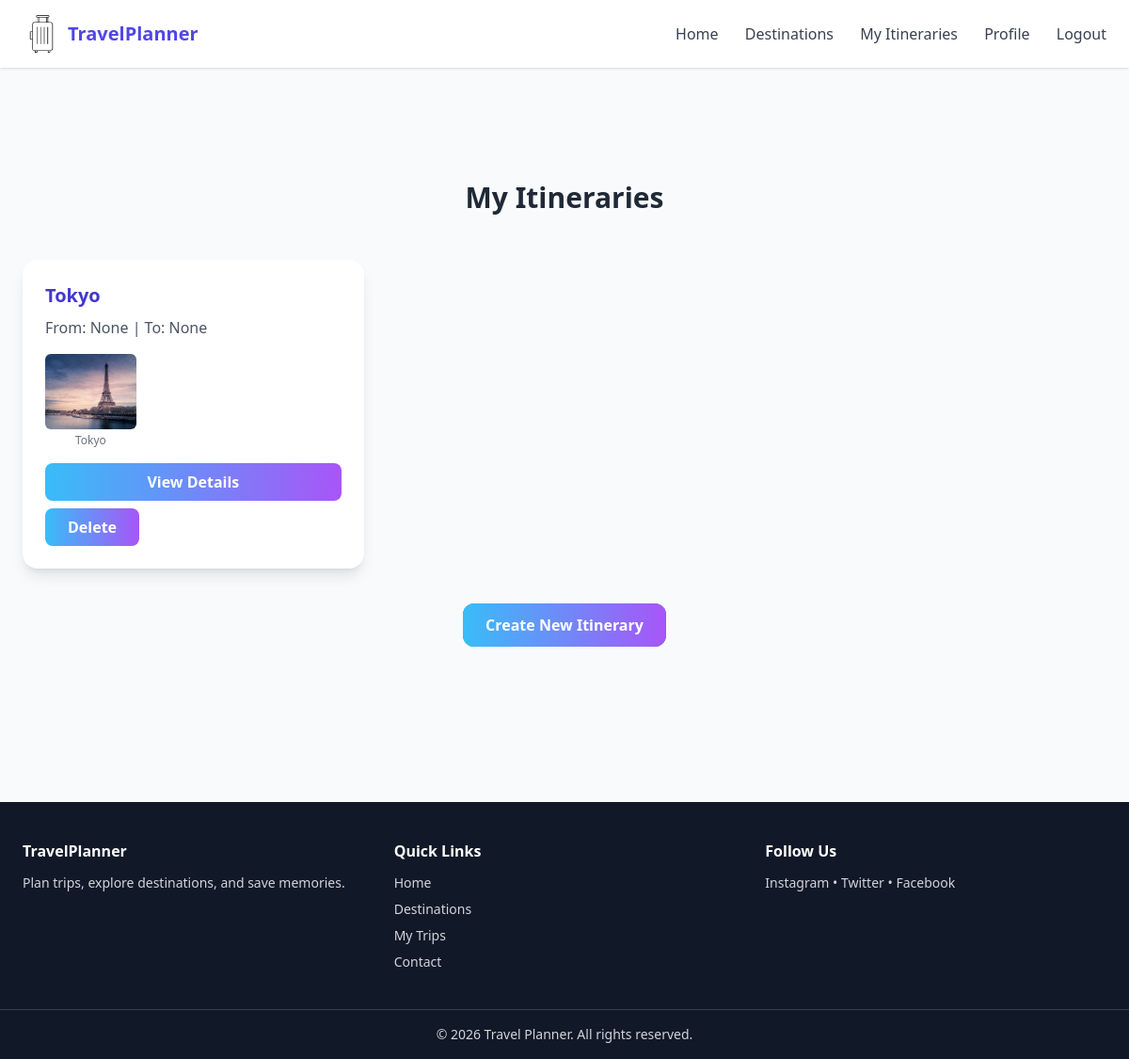
Before: /itineraries/ (signed in) with the older database file.
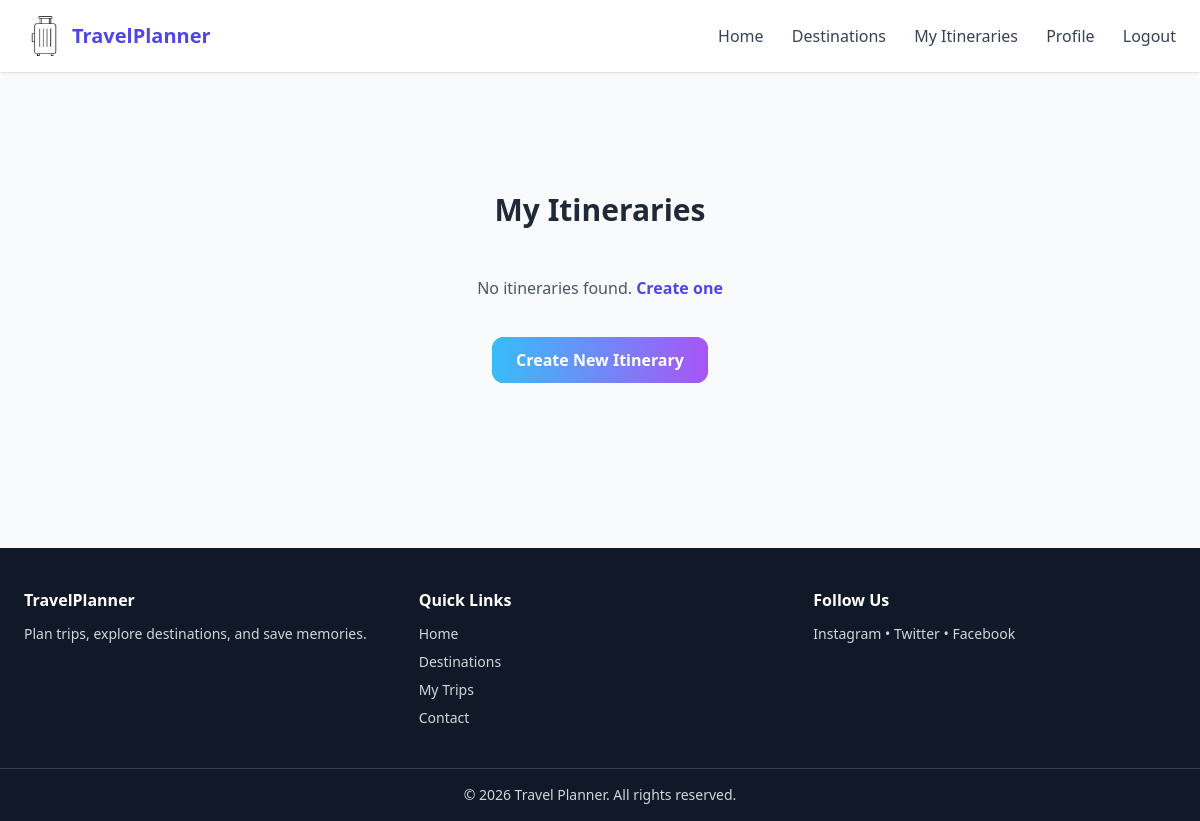
After: the same page with the newer database file.
### core/models.py (models this page shows, shortened)
class Itinerary(models.Model):
    user = models.ForeignKey(User, on_delete=models.CASCADE, related_name='itineraries')
    destinations = models.ManyToManyField('Destination', related_name='itineraries')
    name = models.CharField(max_length=100)
    start_date = models.DateField(null=True, blank=True)
    end_date = models.DateField(null=True, blank=True)
    created_at = models.DateTimeField(auto_now_add=True)

class Destination(models.Model):
    name = models.CharField(max_length=100)
    country = models.CharField(max_length=100)
    description = models.TextField()
    image = models.ImageField(upload_to='destinations/')
    price_range = models.CharField(max_length=50)
    rating = models.DecimalField(max_digits=2, decimal_places=1)
    slug = models.SlugField(unique=True, blank=True, null=True)  # new field for URL
    tag = models.CharField(max_length=50, blank=True)

### core/views.py (the view)
# urls.py: path('itineraries/', views.itinerary_list, name='itinerary_list'),
@login_required
def itinerary_list(request):
    itineraries = Itinerary.objects.filter(user=request.user)
    return render(request, 'core/itinerary_list.html', {'itineraries': itineraries})

### core/templates/core/itinerary_list.html (shortened to what this page needs)
{% extends 'core/base.html' %}
{% block content %}
<section class="bg-gray-50 py-24">
    <div class="max-w-7xl mx-auto px-6">
        <h2 class="text-3xl font-bold text-center mb-12">My Itineraries</h2>
        {% if itineraries %}
        <div class="grid grid-cols-1 sm:grid-cols-2 lg:grid-cols-3 gap-8">
            {% for itinerary in itineraries %}
            <div class="bg-white rounded-2xl shadow-lg hover:shadow-2xl transition transform hover:-translate-y-1">
                <div class="p-6 flex flex-col h-full">
                    <h3 class="text-xl font-bold mb-2 text-indigo-700">{{ itinerary.name }}</h3>
                    <p class="text-gray-600 mb-4">From: <span class="font-medium">{{ itinerary.start_date }}</span> | To: <span class="font-medium">{{ itinerary.end_date }}</span></p>
                    {% if itinerary.destinations.all %}
                    <div class="grid grid-cols-3 gap-3 mb-4">
                        {% for dest in itinerary.destinations.all|slice:":6" %}
                        <div class="flex flex-col items-center">
                            <img src="{{ dest.image.url }}" alt="{{ dest.name }}" class="w-full h-20 object-cover rounded-md shadow-sm">
                            <p class="text-xs text-gray-500 text-center mt-1 truncate">{{ dest.name }}</p>
                        </div>
                        {% endfor %}
                    </div>
                    {% else %}
                    <p class="text-gray-400 text-center mb-4">No destinations added yet.</p>
                    {% endif %}
                    <div class="mt-auto flex flex-col gap-2">
                        <a href="{% url 'itinerary_detail' itinerary.pk %}" class="btn bg-indigo-600 hover:bg-indigo-700 text-white py-2 rounded-lg text-center">View Details</a>
                        <form action="{% url 'itinerary_delete' itinerary.pk %}" method="POST">
                            <button type="submit" class="btn bg-red-600 hover:bg-red-700 text-white py-2 rounded-lg text-center">Delete</button>
                        </form>
                    </div>
                </div>
            </div>
            {% endfor %}
        </div>
        {% else %}
        <p class="text-center text-gray-600 mt-6">No itineraries found. <a href="{% url 'itinerary_create' %}" class="text-indigo-600 font-semibold">Create one</a></p>
        {% endif %}
        <div class="text-center mt-12">
            <a href="{% url 'itinerary_create' %}" class="btn bg-green-600 hover:bg-green-700 text-white py-3 px-6 rounded-xl">Create New Itinerary</a>
        </div>
    </div>
</section>
{% endblock %}

Changed rows visible on the page:
removed Itinerary: name "Tokyo", start_date "None", end_date "None"
no longer on this page (row unchanged): Destination: image (picture), name "Tokyo"
Other visible differences:
text now shown: "No itineraries found. Create one"
